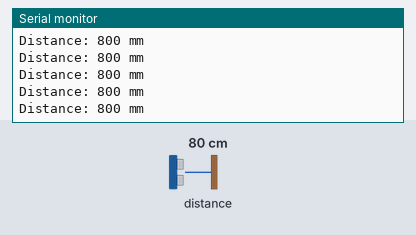
Simulated run of this sketch. Board: ESP32. On the bench: the last lines printed to the serial monitor. Inputs (shaded band) come from the test bench; at power-on: distance to the obstacle 80 cm.

Above: at 1.2 s.
1.3 s: distance to the obstacle set to 250 cm
At 1.46 s:
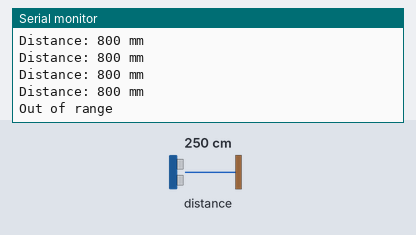
3.3 s: distance to the obstacle set to 2 cm
At 3.48 s:
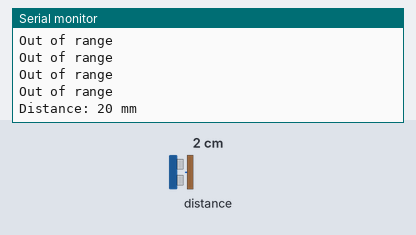

The sketch:

esp32_tof.ino
```cpp
#include <Wire.h>
#include <Adafruit_VL53L0X.h>

Adafruit_VL53L0X sensor;

void setup() {
  Serial.begin(115200);
  Wire.begin(21, 22);

  if (!sensor.begin()) {
    Serial.println("ERROR");
    while (1) delay(10);
  }

  Serial.println("TOF_READY");
}

void loop() {
  VL53L0X_RangingMeasurementData_t m;

  sensor.rangingTest(&m, false);

  if (m.RangeStatus != 4) {
    Serial.print("Distance: ");
    Serial.print(m.RangeMilliMeter);
    Serial.println(" mm");
  } else {
    Serial.println("Out of range");
  }

  delay(150);
}
```

Measured:
- after the input at 1.3 s, the serial monitor: prints a new line at once (image 1)
- after the input at 3.3 s, the serial monitor: prints a new line at once (image 2)
